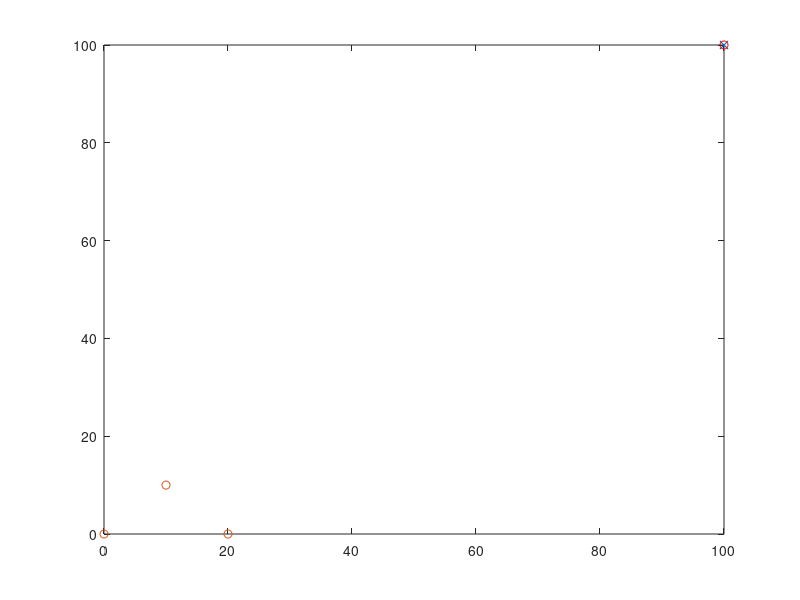

Recreate this plot in MATLAB.
%trilateration.m
%Test
clc
clear all


p = [100,100];

A=[0,0];
B=[20,0];
C=[10,10];
D=[1,-1];

rA = norm(p-A)
rB = norm(p-B)
rC = norm(p-C)

x = (rA^2 - rB^2 + B(1)^2) / (2 * B(1))

y = (rA^2 - rC^2 - (2 * x * C(1)) + C(1)^2 + C(2)^2) / (2 * C(2))






%Plot
plot(p(1),p(2),'x')
hold on
plot([A(1),B(1),C(1)],[A(2),B(2),C(2)],'o')
plot(x,y,'ro')
hold off